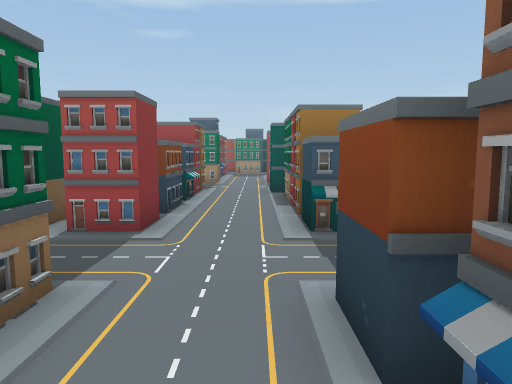
[1] (above)

18 first-person views from a walk through a scene from a Unity 3-D project. The camera is 1.3 m above the floor, tilts 6° down and sees 70° across. The floor is counted in squares, 1 m on a side. Each view is taken from the middle of a square. On the plan, view 1 faces up. The plan holds only what a view shows up to about 15 squares ahead; the rest is blank. The player character is not drawn.

[2]
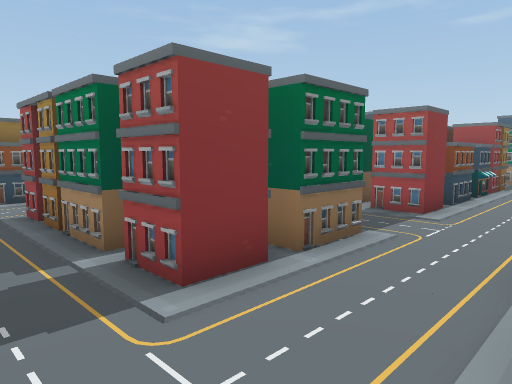

[3]
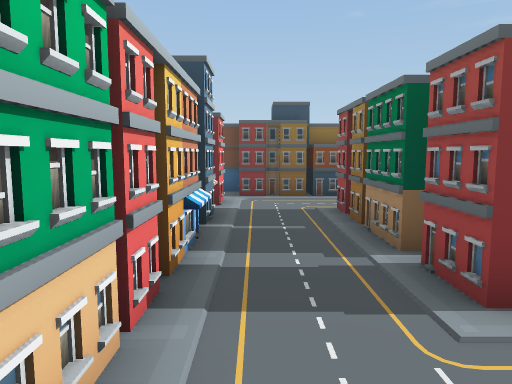

[4]
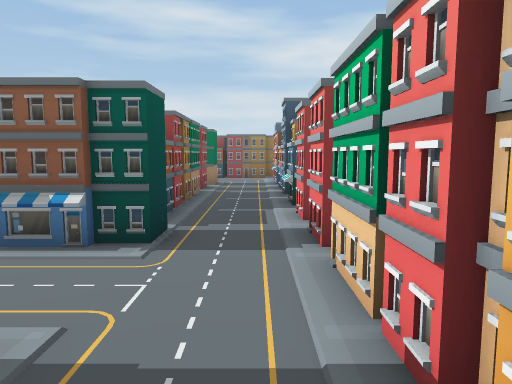

[5]
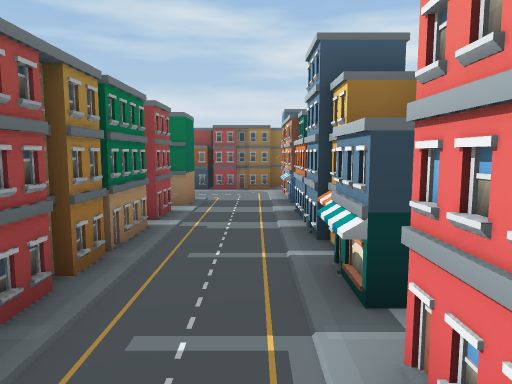

[6]
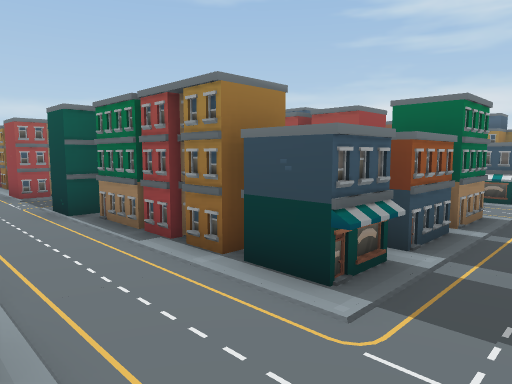

[7]
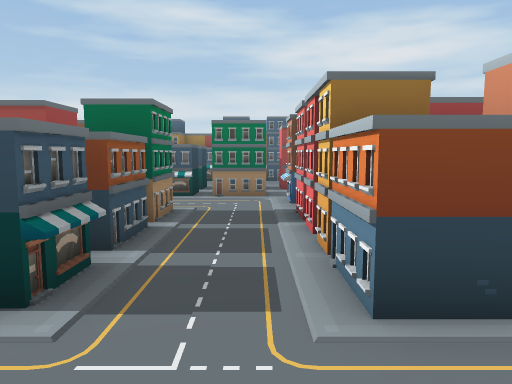

[8]
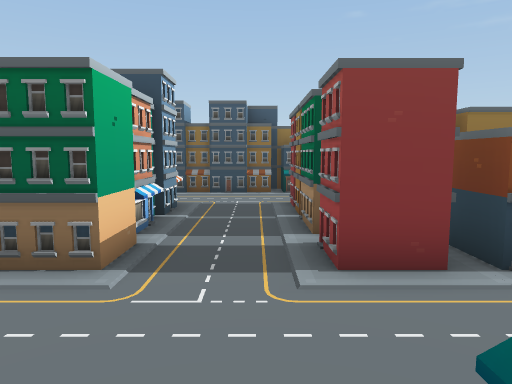

[9]
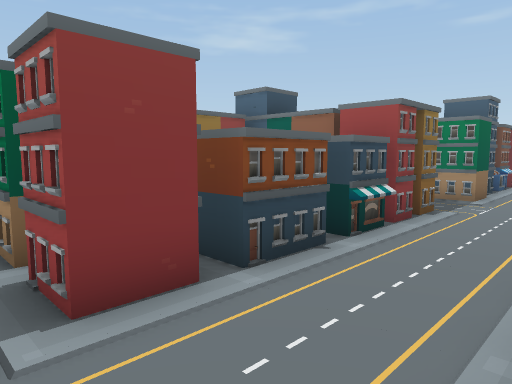

[10]
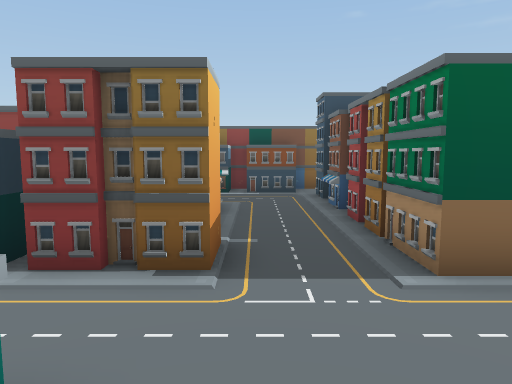

[11]
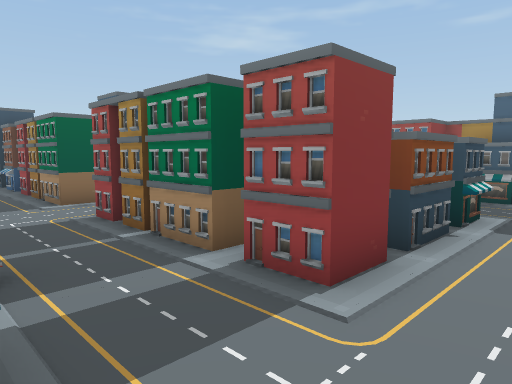

[12]
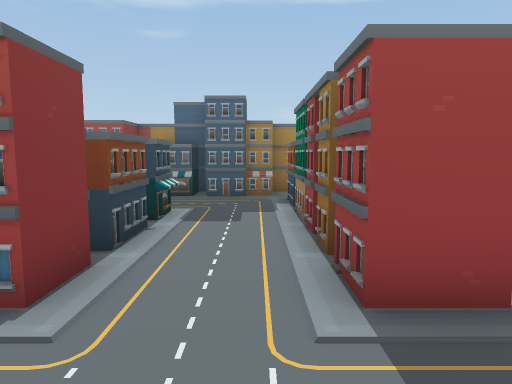

[13]
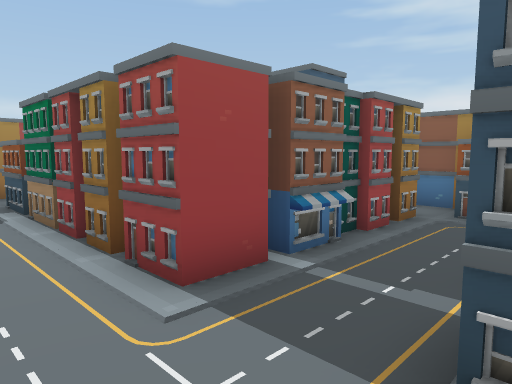

[14]
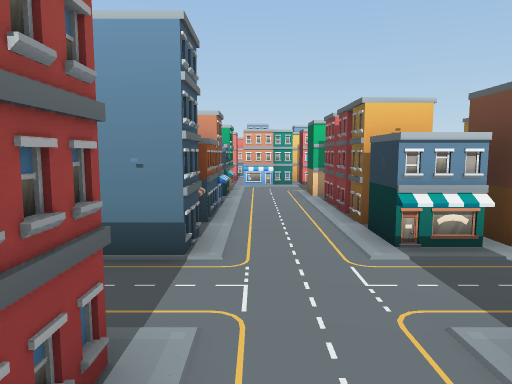

[15]
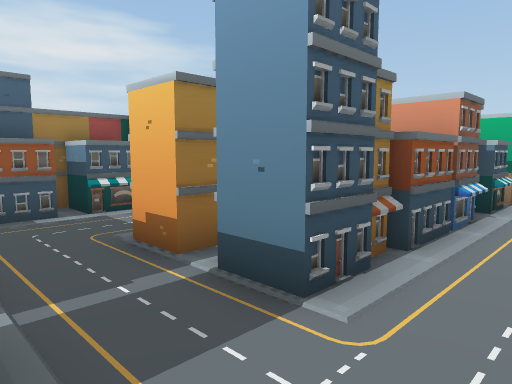

[16]
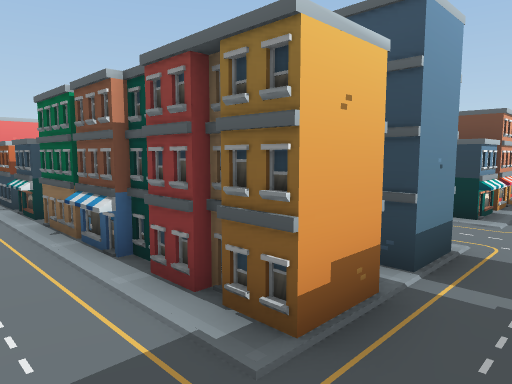

[17]
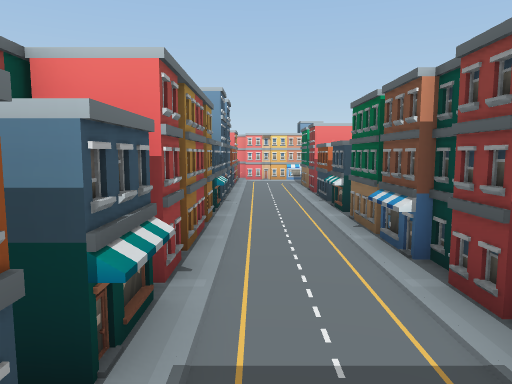

[18]
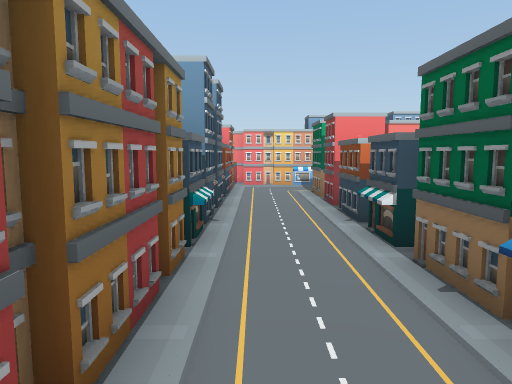

### Floor plan
Key: @ floor where view 1 was taken; # wall or solid block; . floor; = window, fence, low wall or low ledge; ^ raised ledge.
Columns run from 11 left of view 1 to 16 right of it. Each row starts with its distance up from view 1.
 25                 #^ ###
 24                 ^^##=
 23                  ...^
 22          #       ...^
 21          #  #    ^..#
 20          #  #    ^..#
 19          #       ^..#
 18          #.      ^..#
 17          #..#  ###..#      #
 16 ##########..######..######=#
 15 #^........................^^
 14 #^........................^^
 13 #^..    ##..#####^..####..^^
 12        ###..#  ##^..#  #..##
 11         ^^..#   ##..^  #..#
 10          ^..#    #..^  #..#
  9          ^..#    #..####..#
  8         ^^..##   #..#  #..#
  7        ###..^   ##..^  ^..^
  6 #^..######..^^^^##..^^^^..^
  5  #..................## ^..#
  4  #..................#  ^..#
  3  #..######..^^######  ##..#
  2  #      ##..^          #..#
  1 #       ##..##         #..^
  0 #^..######.@##^^########..^^
 -1 ##........................#
 -2 ##........................##
 -3  ###############^^##^^####=

Positions as (right, up) in squares from view 1, and headings:
1: (0, 0), facing up
2: (1, -2), facing up-left
3: (1, -2), facing left
4: (-4, -2), facing right
5: (2, -2), facing right
6: (-2, 4), facing up-right
7: (-2, 4), facing right
8: (2, 5), facing left
9: (1, 5), facing up-left
10: (2, 14), facing left
11: (8, 13), facing up-left
12: (8, 13), facing up
13: (7, 13), facing up-right
14: (8, 18), facing down
15: (7, 16), facing down-right
16: (14, 15), facing down-left
17: (14, 15), facing down
18: (14, 12), facing down
